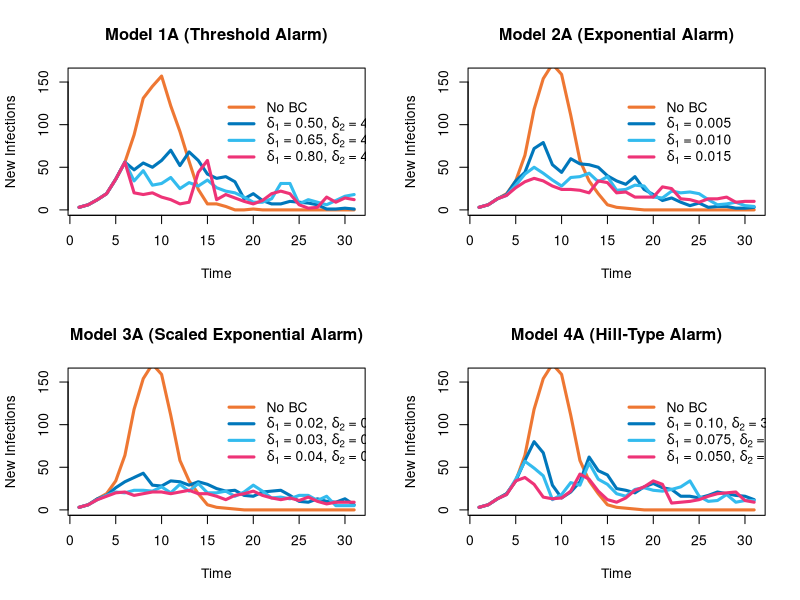
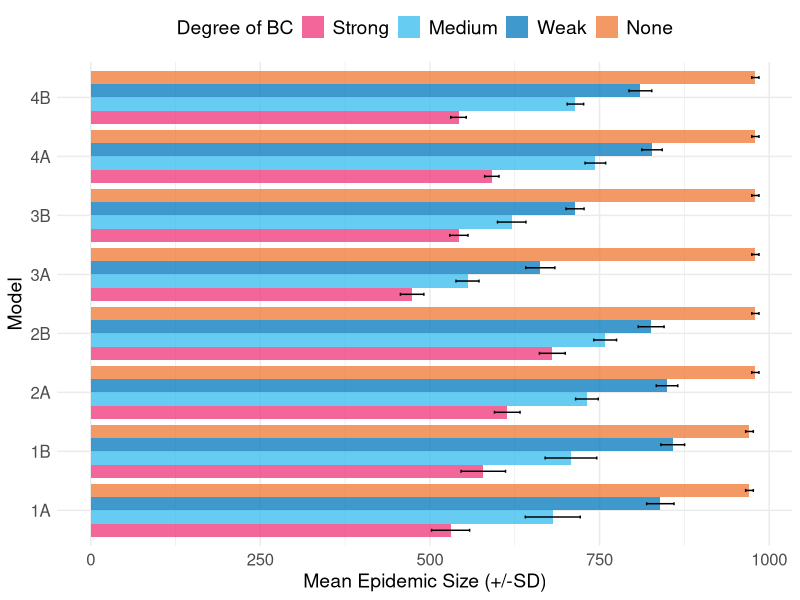

Here is the R script that generated these plots, in order:
# Figure 2a)

library(ggplot2)
library(tibble)

# Note need to run combine_true_curves.R first

true_bc_curves <- read.table("data/true_curves.txt", sep = ",")
names(true_bc_curves) <- c("pop", "model", "scen", "deg", paste("t", 1:31, sep = ""))
head(true_bc_curves)

true_nobc_curves <- read.table("data/true_curves_nobc.txt", sep = ",")
names(true_nobc_curves) <- c("pop", "model", paste("t", 1:31, sep = ""))
head(true_nobc_curves)
par(mfrow = c(2,2))
popi = 8

# MODEL 1A
plot(1:31, true_nobc_curves[which(true_nobc_curves$model == "mod1a" & true_nobc_curves$pop == popi),3:33], type = "l", col ='#EE7733', lwd = 3, main = "Model 1A (Threshold Alarm)", xlab = "Time", ylab = "New Infections", ylim = c(0,160))
lines(1:31, true_bc_curves[which(true_bc_curves$model == "mod1a" & true_bc_curves$deg == "weak" & true_bc_curves$pop == popi),5:35], lwd = 3, col = '#0077BB')
lines(1:31, true_bc_curves[which(true_bc_curves$model == "mod1a" & true_bc_curves$deg == "med" & true_bc_curves$pop == popi),5:35], lwd = 3, col = '#33BBEE')
lines(1:31, true_bc_curves[which(true_bc_curves$model == "mod1a" & true_bc_curves$deg == "str" & true_bc_curves$pop == popi),5:35], lwd = 3, col = '#EE3377')
legend(16, 140, c("No BC", expression(paste(delta[1], " = 0.50, ", delta[2], " = 40")), expression(paste(delta[1], " = 0.65, ", delta[2], " = 40")), expression(paste(delta[1], " = 0.80, ", delta[2], " = 40"))), col = c( '#EE7733', '#0077BB', '#33BBEE', '#EE3377'), lty = c(1,1,1,1), lwd = c(3,3,3,3), bty = "n")
# MODEL 2A
plot(1:31, true_nobc_curves[which(true_nobc_curves$model == "mod2a" & true_nobc_curves$pop == popi),3:33], type = "l", col ='#EE7733', lwd = 3, main = "Model 2A (Exponential Alarm)", xlab = "Time", ylab = "New Infections", ylim = c(0,160))
lines(1:31, true_bc_curves[which(true_bc_curves$model == "mod2a" & true_bc_curves$deg == "weak" & true_bc_curves$pop == popi),5:35], lwd = 3, col = '#0077BB')
lines(1:31, true_bc_curves[which(true_bc_curves$model == "mod2a" & true_bc_curves$deg == "med" & true_bc_curves$pop == popi),5:35], lwd = 3, col = '#33BBEE')
lines(1:31, true_bc_curves[which(true_bc_curves$model == "mod2a" & true_bc_curves$deg == "str" & true_bc_curves$pop == popi),5:35], lwd = 3, col = '#EE3377')
legend(16, 140, c("No BC", expression(paste(delta[1], " = 0.005")), expression(paste(delta[1], " = 0.010")), expression(paste(delta[1], " = 0.015"))), col = c( '#EE7733', '#0077BB', '#33BBEE', '#EE3377'), lty = c(1,1,1,1), lwd = c(3,3,3,3), bty = "n")
# MODEL 3A
plot(1:31, true_nobc_curves[which(true_nobc_curves$model == "mod3a" & true_nobc_curves$pop == popi),3:33], type = "l", col ='#EE7733', lwd = 3, main = "Model 3A (Scaled Exponential Alarm)", xlab = "Time", ylab = "New Infections", ylim = c(0,160))
lines(1:31, true_bc_curves[which(true_bc_curves$model == "mod3a" & true_bc_curves$deg == "weak" & true_bc_curves$pop == popi),5:35], lwd = 3, col = '#0077BB')
lines(1:31, true_bc_curves[which(true_bc_curves$model == "mod3a" & true_bc_curves$deg == "med" & true_bc_curves$pop == popi),5:35], lwd = 3, col = '#33BBEE')
lines(1:31, true_bc_curves[which(true_bc_curves$model == "mod3a" & true_bc_curves$deg == "str" & true_bc_curves$pop == popi),5:35], lwd = 3, col = '#EE3377')
legend(16, 140, c("No BC", expression(paste(delta[1], " = 0.02, ", delta[2], " = 0.80")), expression(paste(delta[1], " = 0.03, ", delta[2], " = 0.80")), expression(paste(delta[1], " = 0.04, ", delta[2], " = 0.80"))), col = c( '#EE7733', '#0077BB', '#33BBEE', '#EE3377'), lty = c(1,1,1,1), lwd = c(3,3,3,3), bty = "n")
# MODEL 4A
plot(1:31, true_nobc_curves[which(true_nobc_curves$model == "mod4a" & true_nobc_curves$pop == popi),3:33], type = "l", col ='#EE7733', lwd = 3, main = "Model 4A (Hill-Type Alarm)", xlab = "Time", ylab = "New Infections", ylim = c(0,160))
lines(1:31, true_bc_curves[which(true_bc_curves$model == "mod4a" & true_bc_curves$deg == "weak" & true_bc_curves$pop == popi),5:35], lwd = 3, col = '#0077BB')
lines(1:31, true_bc_curves[which(true_bc_curves$model == "mod4a" & true_bc_curves$deg == "med" & true_bc_curves$pop == popi),5:35], lwd = 3, col = '#33BBEE')
lines(1:31, true_bc_curves[which(true_bc_curves$model == "mod4a" & true_bc_curves$deg == "str" & true_bc_curves$pop == popi),5:35], lwd = 3, col = '#EE3377')
legend(16, 140, c("No BC", expression(paste(delta[1], " = 0.10, ", delta[2], " = 3")), expression(paste(delta[1], " = 0.075, ", delta[2], " = 3")), expression(paste(delta[1], " = 0.050, ", delta[2], " = 3"))), col = c( '#EE7733', '#0077BB', '#33BBEE', '#EE3377'), lty = c(1,1,1,1), lwd = c(3,3,3,3), bty = "n")


# Figure 2b)

true_bc_curves$size <- rowSums(true_bc_curves[,5:ncol(true_bc_curves)]) 
true_nobc_curves$size <- rowSums(true_nobc_curves[,3:ncol(true_nobc_curves)])

bc_size_means <- aggregate(true_bc_curves$size, list(true_bc_curves$model, true_bc_curves$deg), FUN=mean) 
names(bc_size_means) <- c("model", "degree", "mean_size")

nobc_size_means <- aggregate(true_nobc_curves$size, list(true_nobc_curves$model), FUN=mean) 
nobc_size_means <- add_column(nobc_size_means, "degree" = rep("no",8), .after = "Group.1")
names(nobc_size_means) <- c("model", "degree", "mean_size")

bc_size_sds <- aggregate(true_bc_curves$size, list(true_bc_curves$model, true_bc_curves$deg), FUN=sd) 
names(bc_size_sds) <- c("model", "degree", "size_sd")
bc_size_means$size_sd <- bc_size_sds$size_sd

nobc_size_sds <- aggregate(true_nobc_curves$size, list(true_nobc_curves$model), FUN=sd) 
nobc_size_sds <- add_column(nobc_size_sds, "degree" = rep("no",8), .after = "Group.1")
names(nobc_size_sds) <- c("model", "degree", "size_sd")
nobc_size_means$size_sd <- nobc_size_sds$size_sd

size_means <- rbind.data.frame(bc_size_means, nobc_size_means)
size_means$size_se <- size_means$size_sd/sqrt(20)
size_means$degree <- factor(size_means$degree, levels = c("str", "med", "weak", "no"))

deg_labels <- c("Strong", "Medium", "Weak", "None")

ggplot(size_means, aes(fill=degree, y=mean_size, x=model)) + 
  geom_bar(position="dodge", stat="identity", alpha = 0.75) + 
  scale_fill_manual(name = "Degree of BC", values=rev(c('#EE7733', '#0077BB', '#33BBEE', '#EE3377')), labels = deg_labels) +
  theme_minimal() + 
  coord_flip() + 
  ylab("Mean Epidemic Size (+/-SD)") + 
  xlab("Model") +
  geom_errorbar(aes(ymin=mean_size-size_sd, ymax=mean_size+size_sd), width=.2,
                position=position_dodge(.9)) + 
  theme( 
    axis.title = element_text(size=14),
    axis.text = element_text(size=12),
    legend.title = element_text(size=14),
    legend.text = element_text(size=14),
    legend.position = "top") +
  scale_x_discrete(labels=c("mod1a" = "1A", "mod1b" = "1B",
                            "mod2a" = "2A", "mod2b" = "2B",
                            "mod3a" = "3A", "mod3b" = "3B",
                            "mod4a" = "4A", "mod4b" = "4B"))
